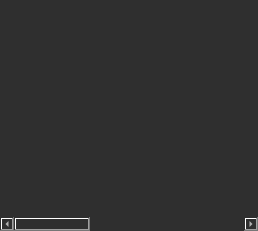
<?xml version="1.0" encoding="UTF-8"?>
<ui version="4.0">
 <class>RunFrameTable</class>
 <widget class="QWidget" name="RunFrameTable">
  <property name="geometry">
   <rect>
    <x>0</x>
    <y>0</y>
    <width>258</width>
    <height>231</height>
   </rect>
  </property>
  <property name="windowTitle">
   <string>RunFrameTable</string>
  </property>
  <property name="styleSheet">
   <string notr="true">background-color:rgb(47,47,47);

color: rgb(255, 255, 255);</string>
  </property>
  <layout class="QVBoxLayout" name="verticalLayout">
   <property name="spacing">
    <number>0</number>
   </property>
   <property name="leftMargin">
    <number>0</number>
   </property>
   <property name="topMargin">
    <number>0</number>
   </property>
   <property name="rightMargin">
    <number>0</number>
   </property>
   <property name="bottomMargin">
    <number>0</number>
   </property>
   <item>
    <widget class="QTableWidget" name="tableWidget">
     <property name="maximumSize">
      <size>
       <width>16777215</width>
       <height>16777215</height>
      </size>
     </property>
     <property name="palette">
      <palette>
       <active>
        <colorrole role="WindowText">
         <brush brushstyle="SolidPattern">
          <color alpha="255">
           <red>255</red>
           <green>255</green>
           <blue>255</blue>
          </color>
         </brush>
        </colorrole>
        <colorrole role="Button">
         <brush brushstyle="SolidPattern">
          <color alpha="255">
           <red>47</red>
           <green>47</green>
           <blue>47</blue>
          </color>
         </brush>
        </colorrole>
        <colorrole role="Text">
         <brush brushstyle="SolidPattern">
          <color alpha="255">
           <red>255</red>
           <green>255</green>
           <blue>255</blue>
          </color>
         </brush>
        </colorrole>
        <colorrole role="ButtonText">
         <brush brushstyle="SolidPattern">
          <color alpha="255">
           <red>255</red>
           <green>255</green>
           <blue>255</blue>
          </color>
         </brush>
        </colorrole>
        <colorrole role="Base">
         <brush brushstyle="SolidPattern">
          <color alpha="255">
           <red>47</red>
           <green>47</green>
           <blue>47</blue>
          </color>
         </brush>
        </colorrole>
        <colorrole role="Window">
         <brush brushstyle="SolidPattern">
          <color alpha="255">
           <red>47</red>
           <green>47</green>
           <blue>47</blue>
          </color>
         </brush>
        </colorrole>
       </active>
       <inactive>
        <colorrole role="WindowText">
         <brush brushstyle="SolidPattern">
          <color alpha="255">
           <red>255</red>
           <green>255</green>
           <blue>255</blue>
          </color>
         </brush>
        </colorrole>
        <colorrole role="Button">
         <brush brushstyle="SolidPattern">
          <color alpha="255">
           <red>47</red>
           <green>47</green>
           <blue>47</blue>
          </color>
         </brush>
        </colorrole>
        <colorrole role="Text">
         <brush brushstyle="SolidPattern">
          <color alpha="255">
           <red>255</red>
           <green>255</green>
           <blue>255</blue>
          </color>
         </brush>
        </colorrole>
        <colorrole role="ButtonText">
         <brush brushstyle="SolidPattern">
          <color alpha="255">
           <red>255</red>
           <green>255</green>
           <blue>255</blue>
          </color>
         </brush>
        </colorrole>
        <colorrole role="Base">
         <brush brushstyle="SolidPattern">
          <color alpha="255">
           <red>47</red>
           <green>47</green>
           <blue>47</blue>
          </color>
         </brush>
        </colorrole>
        <colorrole role="Window">
         <brush brushstyle="SolidPattern">
          <color alpha="255">
           <red>47</red>
           <green>47</green>
           <blue>47</blue>
          </color>
         </brush>
        </colorrole>
       </inactive>
       <disabled>
        <colorrole role="WindowText">
         <brush brushstyle="SolidPattern">
          <color alpha="255">
           <red>255</red>
           <green>255</green>
           <blue>255</blue>
          </color>
         </brush>
        </colorrole>
        <colorrole role="Button">
         <brush brushstyle="SolidPattern">
          <color alpha="255">
           <red>47</red>
           <green>47</green>
           <blue>47</blue>
          </color>
         </brush>
        </colorrole>
        <colorrole role="Text">
         <brush brushstyle="SolidPattern">
          <color alpha="255">
           <red>255</red>
           <green>255</green>
           <blue>255</blue>
          </color>
         </brush>
        </colorrole>
        <colorrole role="ButtonText">
         <brush brushstyle="SolidPattern">
          <color alpha="255">
           <red>255</red>
           <green>255</green>
           <blue>255</blue>
          </color>
         </brush>
        </colorrole>
        <colorrole role="Base">
         <brush brushstyle="SolidPattern">
          <color alpha="255">
           <red>47</red>
           <green>47</green>
           <blue>47</blue>
          </color>
         </brush>
        </colorrole>
        <colorrole role="Window">
         <brush brushstyle="SolidPattern">
          <color alpha="255">
           <red>47</red>
           <green>47</green>
           <blue>47</blue>
          </color>
         </brush>
        </colorrole>
       </disabled>
      </palette>
     </property>
     <property name="styleSheet">
      <string notr="true"/>
     </property>
     <property name="frameShape">
      <enum>QFrame::NoFrame</enum>
     </property>
     <property name="frameShadow">
      <enum>QFrame::Sunken</enum>
     </property>
     <property name="lineWidth">
      <number>0</number>
     </property>
     <property name="horizontalScrollBarPolicy">
      <enum>Qt::ScrollBarAsNeeded</enum>
     </property>
     <property name="editTriggers">
      <set>QAbstractItemView::NoEditTriggers</set>
     </property>
     <property name="selectionMode">
      <enum>QAbstractItemView::NoSelection</enum>
     </property>
     <property name="showGrid">
      <bool>true</bool>
     </property>
     <property name="gridStyle">
      <enum>Qt::NoPen</enum>
     </property>
     <property name="sortingEnabled">
      <bool>false</bool>
     </property>
     <property name="wordWrap">
      <bool>true</bool>
     </property>
     <property name="rowCount">
      <number>0</number>
     </property>
     <property name="columnCount">
      <number>6</number>
     </property>
     <attribute name="horizontalHeaderVisible">
      <bool>false</bool>
     </attribute>
     <attribute name="horizontalHeaderHighlightSections">
      <bool>true</bool>
     </attribute>
     <attribute name="verticalHeaderVisible">
      <bool>false</bool>
     </attribute>
     <attribute name="verticalHeaderDefaultSectionSize">
      <number>30</number>
     </attribute>
     <attribute name="verticalHeaderMinimumSectionSize">
      <number>25</number>
     </attribute>
     <attribute name="verticalHeaderStretchLastSection">
      <bool>false</bool>
     </attribute>
     <column>
      <property name="text">
       <string>机   位</string>
      </property>
     </column>
     <column>
      <property name="text">
       <string>检测数</string>
      </property>
     </column>
     <column>
      <property name="text">
       <string>良   品</string>
      </property>
     </column>
     <column>
      <property name="text">
       <string>不良品</string>
      </property>
     </column>
     <column>
      <property name="text">
       <string>良品率</string>
      </property>
     </column>
     <column/>
    </widget>
   </item>
  </layout>
 </widget>
 <layoutdefault spacing="6" margin="11"/>
 <resources/>
 <connections/>
</ui>
